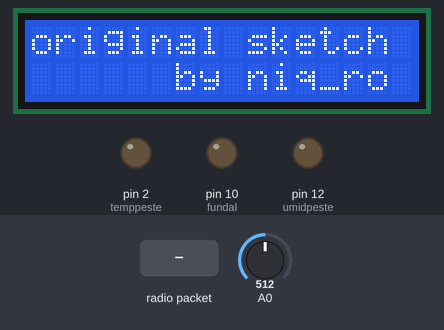
The sketch below on a simulated Arduino Uno, built with avr-gcc and run on an emulated ATmega328P. Parts: 16×2 character LCD, output pins drawn as LEDs (lit = HIGH). The inputs (shaded band) are chosen by the test bench; at power-on: A0 = 512. EEPROM starts erased; no radio packets arrive unless stated.

Above: at 3.1 s.
5.3 s: A0 set to 641
7.5 s: A0 set to 661
At 9.4 s:
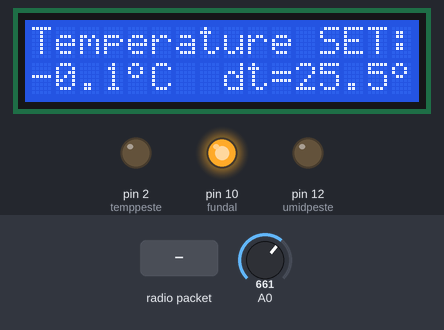
10.5 s: A0 set to 306
At 11.27 s:
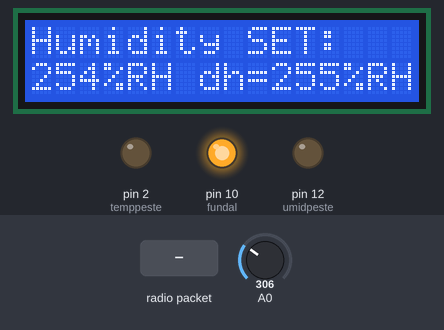
13.2 s: A0 set to 52
At 14.1 s:
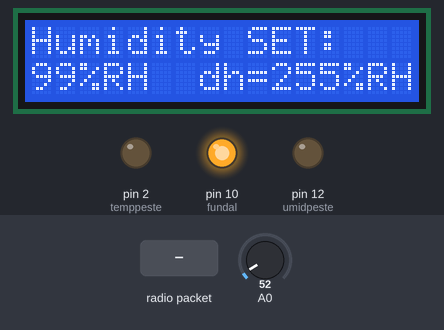
15.5 s: A0 set to 45
At 18.3 s:
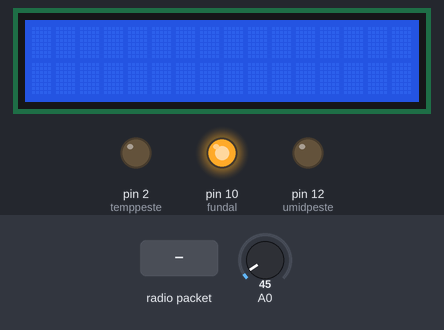
18.5 s: radio packet "1" arrives
At 20.0 s:
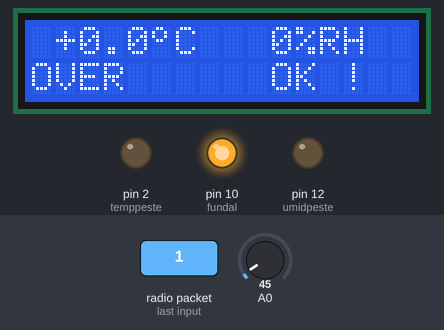
Timing chart, 0 to 21.5 s (numbered marks = the images above; inputs shaded):
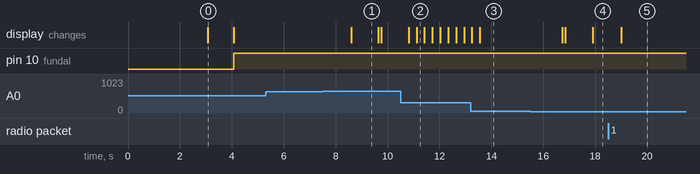

Measured:
- the behaviour switches between 649 and 650 on A0 (found by bisection; images 0 and 1)
- the behaviour switches between 50 and 49 on A0 (found by bisection; images 3 and 4)
- after the input at 5.3 s, every drawn part: stays the same
- after the input at 7.5 s, the display: changes after 1.1 s (image 1)
- after the input at 15.5 s, the display: changes after 1.2 s (image 4)
- after the input at 18.5 s, the display: changes after 0.50 s (image 5)
- what the display in image 0 shows lasts 1.0 s, from 3.1 s to 4.1 s
- what the display in image 1 shows lasts 1.1 s, from 8.6 s to 9.7 s

The sketch:

LCD1602shield_thermostat_humidity_ver3s2.ino
```cpp
/*
original THERMOSTAT with HUMIDITY CONTROL use classical LCD1602
at http://nicuflorica.blogspot.ro/2015/08/termostat-cu-control-umiditate.html
ver.1m0 - 28.08.2015, Craiova - Romania, Europe, Earth
actual use LCD1602 shield
ver.1s0 - 15.11.2017, Craiova - Romania
ver.2s0 - use EEPROM memory to store value
ver.3s0 - progresive backlight control
ver.3s1 - add LEFT and RIGHT buttons

niq_ro write this sketch using parts of other sketches :)
http://www.tehnic.go.ro
http://nicuflorica.blogspot.ro/
http://arduinotehniq.blogspot.com/
*/

// http://tronixstuff.com/2011/03/16/tutorial-your-arduinos-inbuilt-eeprom/
#include <EEPROM.h>
#include <VirtualWire.h>
#include <LiquidCrystal.h>  //this library is included in the Arduino IDE
LiquidCrystal lcd(8, 9, 4, 5, 6, 7);
/*   shield                           -------------------
                                      |  LCD  | Arduino |
                                      -------------------
 LCD RS pin to digital pin 8          |  RS   |   D8    |
 LCD Enable pin to digital pin 9      |  E    |   D9    |
 LCD D4 pin to digital pin 4          |  D4   |   D4    |
 LCD D5 pin to digital pin 5          |  D5   |   D5    |
 LCD D6 pin to digital pin 6          |  D6   |   D6    |
 LCD D7 pin to digital pin 7          |  D7   |   D7    |
 LCD R/W pin to ground                |  R/W  |   GND   |
                                      -------------------
*/

// http://arduino.cc/en/Reference/LiquidCrystalCreateChar
byte grad[8] = {
  B01100,
  B10010,
  B10010,
  B01100,
  B00000,
  B00000,
  B00000,
};
const int receive_pin = 11;
char temperatureChar[10];
char humidityChar[10];

// Example testing sketch for various DHT humidity/temperature sensors
// Written by ladyada, public domain
//#include "DHT.h"
//#define DHTPIN 13     // what pin we're connected to 13
// Uncomment whatever type you're using!
//#define DHTTYPE DHT11   // DHT 11
//#define DHTTYPE DHT22   // DHT 22  (AM2302)
//#define DHTTYPE DHT21   // DHT 21 (AM2301)

// if is just sensor:
// Connect pin 1 (on the left) of the sensor to +5V
// Connect pin 2 of the sensor to whatever your DHTPIN is
// Connect pin 4 (on the right) of the sensor to GROUND
// Connect a 4k7 or 10K resistor from pin 2 (data) to pin 1 (power) of the sensor

//DHT dht(DHTPIN, DHTTYPE);

// define pins for relay or leds
#define temppeste 2
#define umidpeste 12

// define variable

float te, t1, tes, dete;   // variable for temperature
int has, hass, dehas;        // variable for humiditiy
struct package
{
  float temperature = 0.0;
  float humidity = 0.0;
};


typedef struct package Package;
Package data;

// part for menu: http://nicuflorica.blogspot.ro/2015/05/termostat-cu-afisaj-led.html
/*
#define BUT1 6    // - switch
#define BUT2 7    // + switch
#define BUT3 8    // MENU switch
*/

byte meniu = 0; // if MENIU = 0 is clasical
                // if MENIU = 1 is for temperature set (tes)
                // if MENIU = 2 is for dt temperature (dete)
                // if MENIU = 3 is for humidity set (hass)
                // if MENIU = 4 is for dh humidity (dehas)
int lcd_key     = 0;
int adc_key_in  = 0;
#define btnRIGHT  0
#define btnUP     1
#define btnDOWN   2
#define btnLEFT   3
#define btnSELECT 4
#define btnNONE   5

// https://nicuflorica.blogspot.ro/2017/08/iluminat-de-fundal-progresiv-pentru.html
#define fundal 10   // backlight
int inceput = 0;  // time in second when push the button
int actual = 0;   // actual time in second
int ultimaapasare;  // sore time when push last time the button
int timplumina = 5; // timp for maximum value
byte fundalminim = 15;  // minimum value for backlight
byte fundalmaxim = 255; // maximum value for backlight
byte nivelfundal = 25;  // value for fundal
byte treaptanivel = 5;  // step for decrease light

void setup()
{

// Initialize LCD display
 lcd.begin(16, 2);
// create custom symbol
lcd.createChar(0, grad);

// Initialize DHT sensor
 // dht.begin();

// define outputs
 pinMode(temppeste, OUTPUT);
 pinMode(umidpeste, OUTPUT);

// set the default state for outputs
  digitalWrite(temppeste, LOW);
  digitalWrite(umidpeste, LOW);

/*
// set push buttons for menu
  pinMode(BUT1, INPUT);
  pinMode(BUT2, INPUT);
  pinMode(BUT3, INPUT);

  digitalWrite(BUT1, HIGH); // pull-ups on
  digitalWrite(BUT2, HIGH);
  digitalWrite(BUT3, HIGH);
*/
  lcd.setCursor(0,0);
  lcd.print("thermostat with");

  lcd.setCursor(0,1);
  lcd.print("humidity control");

delay(3000);
lcd.clear();

  lcd.setCursor(0,0);
  lcd.print("original sketch");

  lcd.setCursor(6,1);
  lcd.print("by niq_ro");
delay(1000);
lcd.clear();
vw_set_rx_pin(receive_pin);
    vw_setup(2000);   // Bits per sec
    vw_rx_start();       // Start the receiver PLL running
/*
// preset value for temperature and humidity
tes = 28.9;
dete = 0.2;
hass = 58;
dehas = 2;
*/

/*
// just first time... after must put commnent (//)
EEPROM.write(201,0);    // tset1
EEPROM.write(202,245);  // tset2
EEPROM.write(203,5);    // dt x 10
EEPROM.write(204,45);   // hass
EEPROM.write(205,5);    // dehas
 */

byte tset1 = EEPROM.read(201);
byte tset2 = EEPROM.read(202);
tes = 256 * tset1 + tset2;  // recover the number
tes = tes/10;
dete = EEPROM.read(203);
dete = dete/10;
hass = EEPROM.read(204);
dehas = EEPROM.read(205);

analogWrite(fundal, nivelfundal);
inceput = millis()/1000;  // store value for begining of program

}

void loop()
{

lcd_key = read_LCD_buttons();  // read the buttons
 switch (lcd_key)               // depending on which button was pushed, we perform an action
 {
   case btnSELECT:
     {
     meniu = meniu + 1;
     delay(1000);
     lcd_key = btnNONE;
     lcd.clear();
     break;
     }
     case btnNONE:
     {
     break;
     }
   }


if (meniu >= 5) meniu = 0;

if (meniu == 0)
{

lcd_key = read_LCD_buttons();  // read the buttons
 switch (lcd_key)               // depending on which button was pushed, we perform an action
 {
   case btnSELECT:
     {
     meniu = 1;
     delay(1000);
     lcd_key = btnNONE;
     lcd.clear();
     break;
     }
     case btnNONE:
     {
     break;
     }
   }

   // Reading temperature or humidity
// has = dht.readHumidity();

 //te = dht.readTemperature();
// int te = dht.readTemperature();
uint8_t buf[sizeof(data)];
    uint8_t buflen = sizeof(data);

if (vw_have_message())  // Is there a packet for us?
  {
    vw_get_message(buf, &buflen);
    memcpy(&data,&buf,buflen);
has=data.humidity;
te=data.temperature;
delay(500);

/*
  lcd.setCursor(0,0);
  lcd.print("t = ");
  lcd.setCursor(5,0);
  lcd.print(te,1);
  lcd.print("^C  ");


  lcd.setCursor(0,1);
  lcd.print("h = ");
  lcd.setCursor(5,1);
  lcd.print(has);
  lcd.print("%rh  ");
*/

// part from http://nicuflorica.blogspot.ro/2014/10/ceas-rtc-cu-ds1307-si-date-mediu-cu.html
 lcd.setCursor(0, 0);
  // lcd.print("t=");
 if (te < 0)
 {t1=-te;}
 else t1=te;

    if ( t1 < 10)
   {
     lcd.print(" ");
   }
   if (te>0) lcd.print("+");
   if (te==0) lcd.print(" ");
   if (te<0) lcd.print("-");
   lcd.print(t1,1);
//   lcd.write(0b11011111);
   lcd.write(byte(0));
   lcd.print("C  ");

   lcd.setCursor(10, 0);
  // lcd.print("H=");
   lcd.print(has);
   lcd.print("%RH");

/*
   lcd.setCursor(1, 1);
   lcd.print("+");
   lcd.print(tes,1);
//   lcd.write(0b11011111);
   lcd.write(byte(0));
   lcd.print("C  ");
  lcd.setCursor(10, 1);
  // lcd.print("H=");
  lcd.print(hass);
  lcd.print("%RH");
*/

if (te > tes)
 {
 digitalWrite(temppeste, LOW);
   lcd.setCursor(0, 1);
   lcd.print("OVER ");
 }
if (tes - dete > te)
  {
   digitalWrite(temppeste, HIGH);
   lcd.setCursor(0, 1);
   lcd.print("BELOW");
 }
if ((te <= tes) and (tes - dete <= te))
 {
   lcd.setCursor(0, 1);
   lcd.print("OK !  ");
 }


 if (has > hass)
 {
 digitalWrite(umidpeste, HIGH);
   lcd.setCursor(10, 1);
   lcd.print("OVER ");
 }
 if (has < hass - dehas)
 {
   digitalWrite(umidpeste, LOW);
   lcd.setCursor(10, 1);
   lcd.print("BELOW");
 }
 if ((has <= hass) and (has >= hass - dehas))
 {  lcd.setCursor(10, 1);
   lcd.print("OK !  ");
}

actual = millis()/1000;
if ((actual - ultimaapasare > timplumina) &&  (nivelfundal > fundalminim))  // daca a trecut timpul de aprindere lumina fundal la maxim si nu s-a stins la minim
{
  nivelfundal = nivelfundal - treaptanivel;   // nivel aprindere in scadere
  if (nivelfundal < fundalminim) nivelfundal = fundalminim; // nu trebuie sa scada valaorea sub minim
  analogWrite(fundal, nivelfundal);
  Serial.println(nivelfundal);
}
} // last line for MENIU = 0


if (meniu == 1) {
  while (meniu == 1) {
//   teset(tset);
   lcd.setCursor(0, 0);
   lcd.print("Temperature SET:");
   lcd.setCursor(0, 1);
//   lcd.print("+");
   lcd.print(tes,1);
//   lcd.write(0b11011111);
   lcd.write(byte(0));
   lcd.print("C  ");

   lcd.setCursor(8, 1);
   lcd.print("dt=");
   lcd.print(dete,1);
//   lcd.write(0b11011111);
   lcd.write(byte(0));
   lcd.print("C  ");

lcd_key = read_LCD_buttons();  // read the buttons
 switch (lcd_key)               // depending on which button was pushed, we perform an action
 {
    case btnLEFT:
     {
     meniu = 0;
     delay(1000);
     lcd.clear();
     lcd_key = btnNONE;
     break;
     }
   case btnUP:
     {
     tes = tes + 0.1;
     delay(250);
int tes2 = tes*10;
byte tset1 = tes2 / 256;
byte tset2 = tes2 - tset1 * 256;
EEPROM.write(201, tset1);  // partea intreaga
EEPROM.write(202, tset2);   // rest
     break;
     }
   case btnDOWN:
     {
     tes = tes - 0.1;
int tes2 = tes*10;
byte tset1 = tes2 / 256;
byte tset2 = tes2 - tset1 * 256;
EEPROM.write(201, tset1);  // partea intreaga
EEPROM.write(202, tset2);   // rest
     delay(250);
     break;
     }
     case btnSELECT:
     {
     meniu = 2;
     delay(1000);
     lcd.clear();
     lcd_key = btnNONE;
     break;
     }
     case btnRIGHT:
     {
     meniu = 2;
     delay(1000);
     lcd.clear();
     lcd_key = btnNONE;
     break;
     }
     case btnNONE:
     {
     break;
     }
   }

     }
   delay (100);
}   // end loop for MENIU = 1


if (meniu == 2) {
 // if (tmax <= tmin) tmax = tmin + 10;
   while (meniu ==2) {
 //    maxim(dt/10); // this is number to diplay
 //    dete(dt); // this is number to diplay
   lcd.setCursor(0, 0);
   lcd.print("hyst.temp. SET:");
   lcd.setCursor(0, 1);
//   lcd.print("+");
   lcd.print(tes,1);
//   lcd.write(0b11011111);
   lcd.write(byte(0));
   lcd.print("C  ");

   lcd.setCursor(8, 1);
   lcd.print("dt=");
   lcd.print(dete,1);
//   lcd.write(0b11011111);
   lcd.write(byte(0));
   lcd.print("C  ");

 lcd_key = read_LCD_buttons();  // read the buttons
 switch (lcd_key)               // depending on which button was pushed, we perform an action
 {
     case btnLEFT:
     {
     meniu = 1;
     delay(1000);
     lcd.clear();
     lcd_key = btnNONE;
     break;
     }
   case btnUP:
     {
     dete = dete + 0.1;
if (dete > 2.) dete = 2.;
EEPROM.write(203,dete*10);
     delay(250);
     break;
     }
   case btnDOWN:
     {
     dete = dete - 0.1;
if (dete < 0.1) dete = 0.1;
EEPROM.write(203,dete*10);
     delay(250);
     break;
     }
   case btnSELECT:
     {
     meniu = 3;
     lcd_key = btnNONE;
     delay(1000);
     lcd.clear();
     break;
     }
     case btnRIGHT:
     {
     meniu = 3;
     delay(1000);
     lcd.clear();
     lcd_key = btnNONE;
     break;
     }
     case btnNONE:
     {
     break;
     }
   }

//   delay(15);
if (dete < 0.1) dete = 0.1;
    }
}  // end loop for MENIU = 2


if (meniu == 3) {
  while (meniu == 3) {
//   teset(tset);
   lcd.setCursor(0, 0);
   lcd.print("Humidity SET:");
   lcd.setCursor(0, 1);
//   lcd.print("+");
   lcd.print(hass,1);
//   lcd.write(0b11011111);
//   lcd.write(byte(0));
   lcd.print("%RH  ");

   lcd.setCursor(7, 1);
   lcd.print("dh=");
   lcd.print(dehas);
//   lcd.write(0b11011111);
//   lcd.write(byte(0));
   lcd.print("%RH");

 lcd_key = read_LCD_buttons();  // read the buttons
 switch (lcd_key)               // depending on which button was pushed, we perform an action
 {
     case btnLEFT:
     {
     meniu = 2;
     delay(1000);
     lcd.clear();
     lcd_key = btnNONE;
     break;
     }
   case btnUP:
     {
     hass = hass + 1;
if (hass > 99) hass = 99;
EEPROM.write(204,hass);
     delay(250);
     break;
     }
   case btnDOWN:
     {
     hass = hass - 1;
if (hass < 1) hass = 1;
EEPROM.write(204,hass);
     delay(250);
     break;
     }
   case btnSELECT:
     {
     meniu = 4;
     lcd_key = btnNONE;
     delay(1000);
     lcd.clear();
     break;
     }
     case btnRIGHT:
     {
     meniu = 4;
     delay(1000);
     lcd.clear();
     lcd_key = btnNONE;
     break;
     }
     case btnNONE:
     {
     break;
     }
   }

//  delay(15);
     }
   delay (100);
}  // end loop for MENIU =3


if (meniu == 4) {
   while (meniu ==4) {
   lcd.setCursor(0, 0);
   lcd.print("hyst.humid. SET:");
   lcd.setCursor(0, 1);
//   lcd.print("+");
   lcd.print(hass);
//   lcd.write(0b11011111);
   lcd.write(byte(0));
   lcd.print("%RH");

   lcd.setCursor(7, 1);
   lcd.print("dh=");
   lcd.print(dehas);
//   lcd.write(0b11011111);
   lcd.write(byte(0));
   lcd.print("%RH");

 lcd_key = read_LCD_buttons();  // read the buttons
 switch (lcd_key)               // depending on which button was pushed, we perform an action
 {
   case btnLEFT:
     {
     meniu = 3;
     delay(1000);
     lcd.clear();
     lcd_key = btnNONE;
     break;
     }
   case btnUP:
     {
     dehas = dehas + 1;
if (dehas > 99) dehas = 99;
EEPROM.write(205,dehas);
     delay(250);
     break;
     }
   case btnDOWN:
     {
     dehas = dehas - 1;
if (dehas < 1) dehas = 1;
EEPROM.write(205,dehas);
     delay(250);
     break;
     }
   case btnSELECT:
     {
      meniu = 5;
      lcd_key = btnNONE;
     delay(1000);
     lcd.clear();
     break;
     }
     case btnRIGHT:
     {
     meniu = 5;
     delay(1000);
     lcd.clear();
     lcd_key = btnNONE;
     break;
     }
     case btnNONE:
     {
     break;
     }
   }

//   delay(15);
if (dehas < 1) dehas = 1;
    }

}


}  } // last line in main loop

// read the buttons
int read_LCD_buttons()
{
 adc_key_in = analogRead(0);      // read the value from the sensor
if (adc_key_in < 1000)
{
 nivelfundal = fundalmaxim;
      analogWrite(fundal, nivelfundal);  // backlight at maximum
      delay(50);
      ultimaapasare = millis()/1000;  // store last time whem button is pushed
}
 // my buttons when read are centered at these valies: 0, 144, 329, 504, 741
 // we add approx 50 to those values and check to see if we are close
 if (adc_key_in > 1000) return btnNONE; // We make this the 1st option for speed reasons since it will be the most likely result
 // For V1.1 us this threshold
 if (adc_key_in < 50)   return btnRIGHT;
 if (adc_key_in < 250)  return btnUP;
 if (adc_key_in < 450)  return btnDOWN;
 if (adc_key_in < 650)  return btnLEFT;
 if (adc_key_in < 850)  return btnSELECT;

 // For V1.0 comment the other threshold and use the one below:
/*
 if (adc_key_in < 50)   return btnRIGHT;
 if (adc_key_in < 195)  return btnUP;
 if (adc_key_in < 380)  return btnDOWN;
 if (adc_key_in < 555)  return btnLEFT;
 if (adc_key_in < 790)  return btnSELECT;
*/
 return btnNONE;  // when all others fail, return this...
}
```
